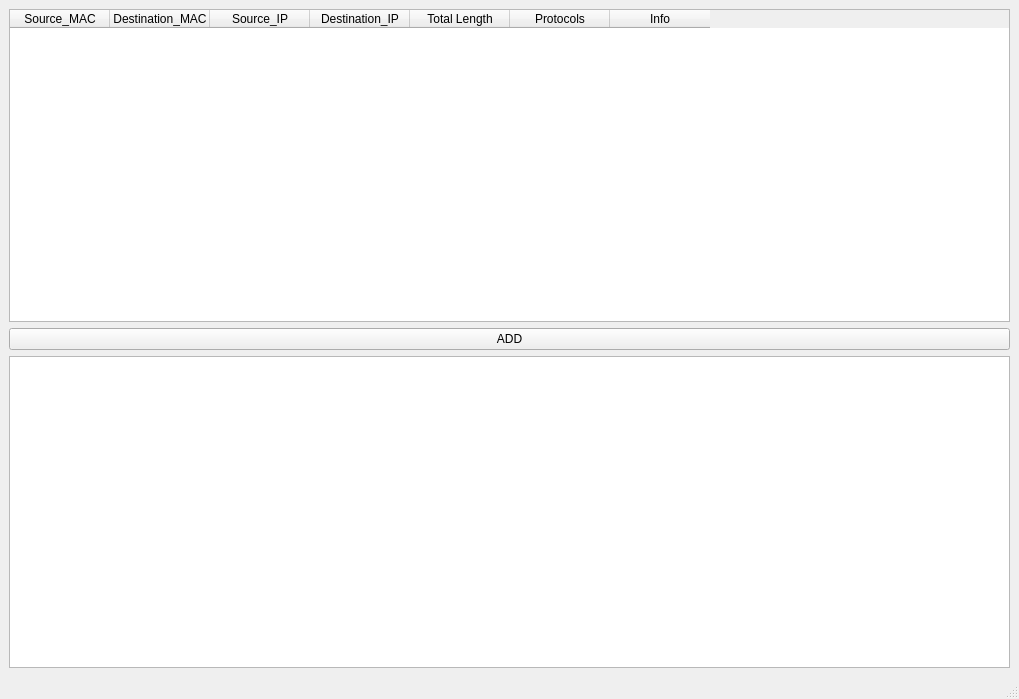
<?xml version="1.0" encoding="UTF-8"?>
<ui version="4.0">
 <class>MainWindow</class>
 <widget class="QMainWindow" name="MainWindow">
  <property name="geometry">
   <rect>
    <x>0</x>
    <y>0</y>
    <width>1019</width>
    <height>699</height>
   </rect>
  </property>
  <property name="windowTitle">
   <string>Protocol-Analyzer :: Main (201658059 Jaehyuk, Kim)</string>
  </property>
  <widget class="QWidget" name="centralwidget">
   <layout class="QGridLayout" name="gridLayout_2">
    <item row="0" column="0">
     <layout class="QGridLayout" name="gridLayout">
      <item row="3" column="0">
       <widget class="QTreeView" name="treeDetailView">
        <property name="font">
         <font>
          <pointsize>14</pointsize>
         </font>
        </property>
        <property name="editTriggers">
         <set>QAbstractItemView::NoEditTriggers</set>
        </property>
        <attribute name="headerVisible">
         <bool>false</bool>
        </attribute>
       </widget>
      </item>
      <item row="1" column="0">
       <widget class="QTableWidget" name="tableDataList">
        <property name="editTriggers">
         <set>QAbstractItemView::NoEditTriggers</set>
        </property>
        <property name="selectionBehavior">
         <enum>QAbstractItemView::SelectRows</enum>
        </property>
        <attribute name="horizontalHeaderHighlightSections">
         <bool>false</bool>
        </attribute>
        <attribute name="verticalHeaderVisible">
         <bool>true</bool>
        </attribute>
        <attribute name="verticalHeaderHighlightSections">
         <bool>false</bool>
        </attribute>
        <column>
         <property name="text">
          <string>Source_MAC</string>
         </property>
        </column>
        <column>
         <property name="text">
          <string>Destination_MAC</string>
         </property>
        </column>
        <column>
         <property name="text">
          <string>Source_IP</string>
         </property>
        </column>
        <column>
         <property name="text">
          <string>Destination_IP</string>
         </property>
        </column>
        <column>
         <property name="text">
          <string>Total Length</string>
         </property>
        </column>
        <column>
         <property name="text">
          <string>Protocols</string>
         </property>
        </column>
        <column>
         <property name="text">
          <string>Info</string>
         </property>
        </column>
       </widget>
      </item>
      <item row="2" column="0">
       <widget class="QPushButton" name="btnAddRawData">
        <property name="text">
         <string>ADD</string>
        </property>
       </widget>
      </item>
     </layout>
    </item>
   </layout>
  </widget>
  <widget class="QMenuBar" name="menubar">
   <property name="geometry">
    <rect>
     <x>0</x>
     <y>0</y>
     <width>1019</width>
     <height>21</height>
    </rect>
   </property>
  </widget>
  <widget class="QStatusBar" name="statusbar"/>
 </widget>
 <resources/>
 <connections/>
</ui>
